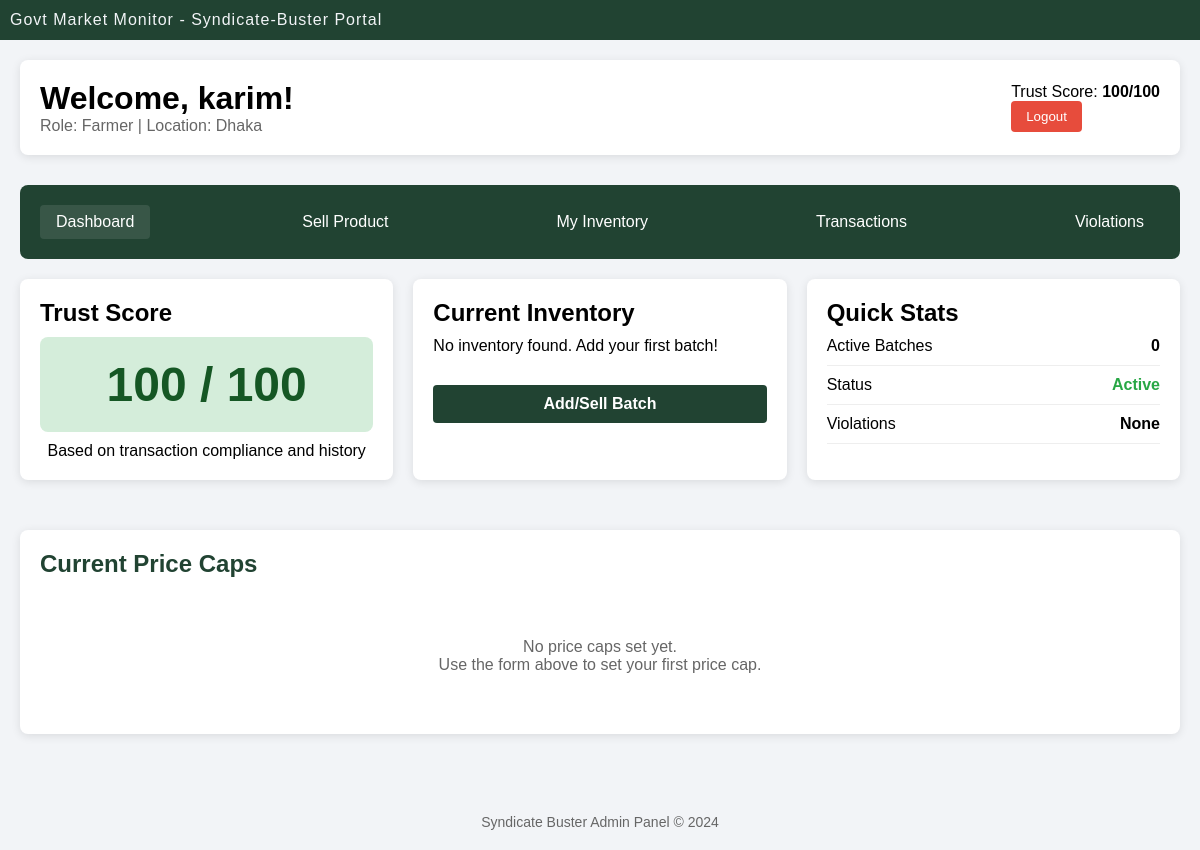
The page /vendorDashboard.php (signed in) on the database as committed earlier.
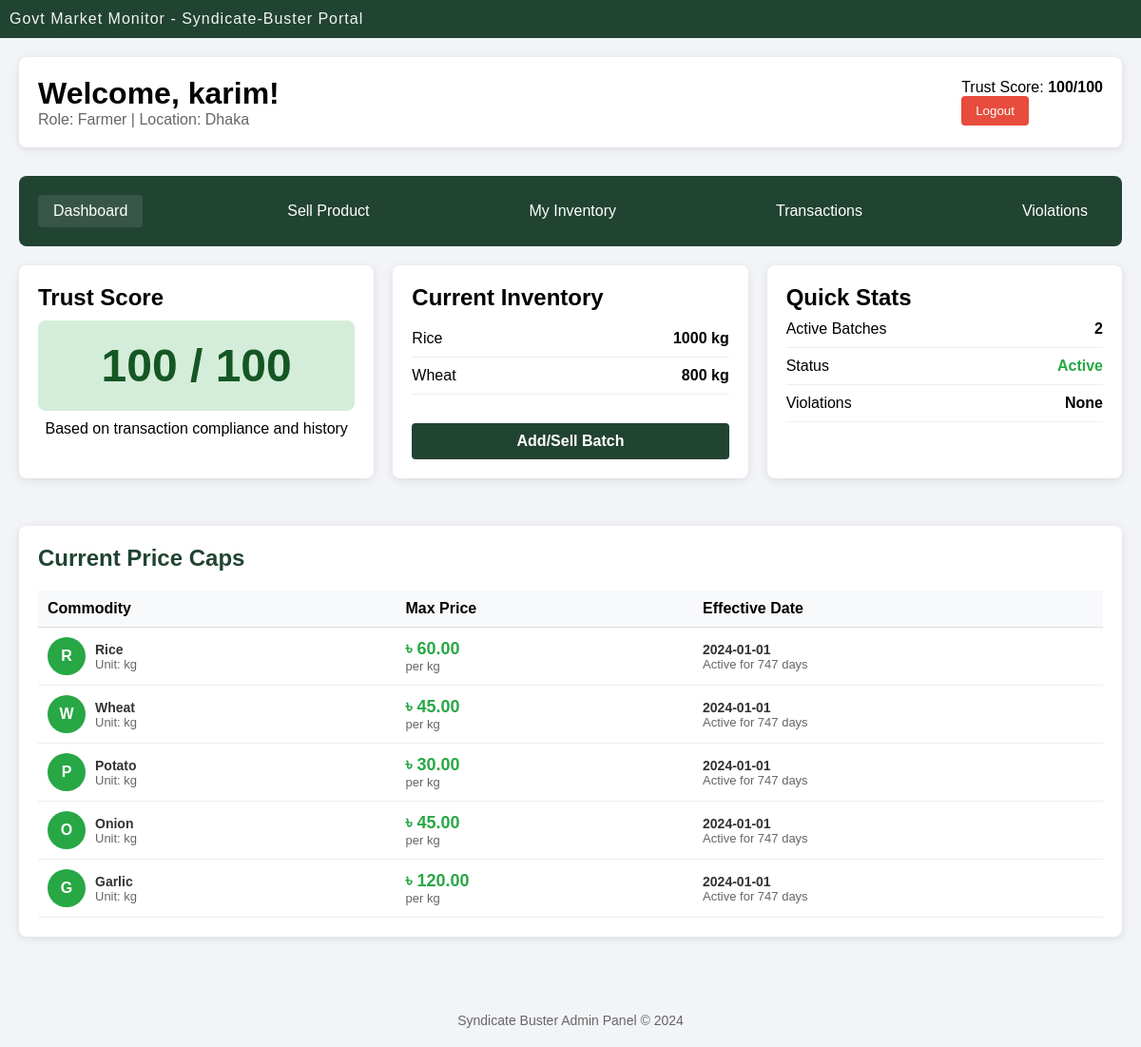
The same page on the database as committed later.
### tables this page shows
CREATE TABLE `users` (
  `user_id` int(11) NOT NULL,
  `username` varchar(100) NOT NULL,
  `email` varchar(100) NOT NULL,
  `phone` varchar(11) DEFAULT NULL CHECK (`phone` regexp '^[0-9]{11}$'),
  `password` varchar(50) NOT NULL,
  `role_id` int(11) DEFAULT NULL,
  `status` varchar(20) DEFAULT 'Active' CHECK (`status` in ('Active','inactive','Suspended','Banned')),
  `location` varchar(50) NOT NULL,
  `trust_score` int(11) DEFAULT 100,
  `created_at` timestamp NOT NULL DEFAULT current_timestamp(),
  `updated_at` timestamp NOT NULL DEFAULT current_timestamp() ON UPDATE current_timestamp()
);

CREATE TABLE `role` (
  `role_id` int(11) NOT NULL,
  `role_name` varchar(20) NOT NULL CHECK (`role_name` in ('Farmer','Middleman','Wholesaler','Retailer','Admin','Inspector'))
);

CREATE TABLE `govt_price_cap` (
  `cap_id` int(11) NOT NULL,
  `commodities_id` int(11) NOT NULL,
  `max_price` int(11) NOT NULL,
  `effective_date` date NOT NULL,
  `expire_date` date NOT NULL DEFAULT '2030-01-01',
  `time_duration` int(11) NOT NULL DEFAULT 0
);

CREATE TABLE `commodities` (
  `commodities_id` int(11) NOT NULL,
  `name` varchar(100) NOT NULL,
  `unit_type` varchar(20) NOT NULL,
  `perishable` tinyint(1) DEFAULT 1
);

### vendorDashboard.php (the view, shortened to what this page needs)
<?php
require_once "config.php";
$user_id = $_SESSION['user_id'];
$username = $_SESSION['username'];
$user_sql = "SELECT u.*, r.role_name FROM users u
             JOIN role r ON u.role_id = r.role_id
             WHERE u.user_id = ?";
$user_stmt = $conn->prepare($user_sql);
$user_stmt->bind_param("i", $user_id);
$user_stmt->execute();
$user = $user_stmt->get_result()->fetch_assoc();
$trust_score = $user['trust_score'];
$blacklist_sql = "SELECT * FROM syndicate_blacklist WHERE seller_id = ?";
$blacklist_stmt = $conn->prepare($blacklist_sql);
$blacklist_stmt->bind_param("i", $user_id);
$blacklist_stmt->execute();
$is_blacklisted = $blacklist_stmt->get_result()->num_rows > 0;
$inventory_sql = "SELECT c.name, SUM(b.quantity) as total_quantity
                  FROM batches b
                  JOIN commodities c ON b.commodities_id = c.commodities_id
                  WHERE b.owner_id = ?
                  GROUP BY c.commodities_id";
$inventory_stmt = $conn->prepare($inventory_sql);
$inventory_stmt->bind_param("i", $user_id);
$inventory_stmt->execute();
$inventory = $inventory_stmt->get_result();
$price_caps = $conn->query("
                    SELECT c.name,c.unit_type, gpc.max_price, gpc.effective_date
                    FROM govt_price_cap gpc
                    JOIN commodities c ON gpc.commodities_id = c.commodities_id
                    ORDER BY gpc.effective_date DESC
                ");
?>
<!DOCTYPE html>
<html lang="en">
<head>
<link rel="stylesheet" href="style.css?v=<?php echo time(); ?>">
<link rel="stylesheet" href="dashboard.css?v=<?php echo time(); ?>">
</head>
<body>
    <div class="container">
        <div class="top">Govt Market Monitor - Syndicate-Buster Portal</div>
        <div class="dashboard">
            <div class="header">
                <div>
                    <h1>Welcome, <?php echo htmlspecialchars($username); ?>!</h1>
                    <p style="color: #666;">Role: <?php echo $user['role_name']; ?> | Location: <?php echo $user['location']; ?></p>
                </div>
                <div>
                    <p>Trust Score: <strong><?php echo $trust_score; ?>/100</strong></p>
                    <button class="logout-btn">Logout</button>
                </div>
            </div>
                <div class="nav-menu">
                <a href="vendorDashboard.php" style="background: rgba(255,255,255,0.1);">Dashboard</a>
                <a href="sell_product.php">Sell Product</a>
                <a href="userInventory.php">My Inventory</a>
                <a href="userTransaction.php">Transactions</a>
                <a href="userBlocklist.php">Violations</a>
            </div>
            <div class="grid">
                <div class="card">
                    <h2>Trust Score</h2>
                    <?php
                    $trust_class = 'trust-green';
                    ?>
                    <div class="trust-score <?php echo $trust_class; ?>">
                        <?php echo $trust_score; ?> / 100
                    </div>
                    <p style="text-align: center; margin-top: 10px;">
                        Based on transaction compliance and history
                    </p>
                </div>
                <div class="card">
                    <h2 style="margin-bottom: 10px;">Current Inventory</h2>
                    <?php if($inventory->num_rows > 0): ?>
                        <?php while($item = $inventory->fetch_assoc()): ?>
                            <div class="inventory-item">
                                <span><?php echo $item['name']; ?></span>
                                <span><strong><?php echo $item['total_quantity']; ?> kg</strong></span>
                            </div>
                        <?php endwhile; ?>
                    <?php else: ?>
                        <p>No inventory found. Add your first batch!</p>
                    <?php endif; ?>
                    <a href="userInventory.php"  class="addSellBatchBtn">Add/Sell Batch</a>
                </div>
                <div class="card">
                    <h2>Quick Stats</h2>
                    <div class="inventory-item">
                        <span>Active Batches</span>
                        <span><strong><?php echo $inventory->num_rows; ?></strong></span>
                    </div>
                    <div class="inventory-item">
                        <span>Status</span>
                        <span style="color: <?php echo $user['status'] == 'Active' ? '#28a745' : '#dc3545'; ?>">
                            <strong><?php echo $user['status']; ?></strong>
                        </span>
                    </div>
                    <div class="inventory-item">
                        <span>Violations</span>
                        <span><strong><?php echo $is_blacklisted ? 'Yes' : 'None'; ?></strong></span>
                    </div>
                </div>
            </div>
             <div class="card">
                <h2 style="color: #214332; margin-bottom: 20px;">Current Price Caps</h2>
                <?php if($price_caps->num_rows > 0): ?>
                    <table class="data-table" style="width: 100%; border-collapse: collapse;">
                        <thead>
                            <tr>
                                <th>Commodity</th>
                                <th>Max Price</th>
                                <th>Effective Date</th>
                            </tr>
                        </thead>
                        <tbody>
                            <?php
                            $price_caps->data_seek(0);
                            while($cap = $price_caps->fetch_assoc()):
                            ?>
                            <tr>
                                <td>
                                    <div class="user-info">
                                        <div class="user-avatar" style="background-color: #28a745;">
                                            <?php echo strtoupper(substr($cap['name'], 0, 1)); ?>
                                        </div>
                                        <div class="user-details">
                                            <div class="tableBoldText"><?php echo htmlspecialchars($cap['name']); ?></div>
                                            <div class="tablesmallText">Unit: <?php echo $cap['unit_type']; ?></div>
                                        </div>
                                    </div>
                                </td>
                                <td>
                                    <div class="tableBoldText" style="color: #28a745; font-size: 18px;">
                                        ৳ <?php echo number_format($cap['max_price'], 2); ?>
                                    </div>
                                    <div class="tablesmallText">per <?php echo $cap['unit_type']; ?></div>
                                </td>
                                <td>
                                    <div class="tableBoldText"><?php echo $cap['effective_date']; ?></div>
                                    <div class="tablesmallText">
                                        <?php
                                        $today = new DateTime();
                                        $effective = new DateTime($cap['effective_date']);
                                        $interval = $today->diff($effective);
                                        if ($effective <= $today) {
                                            echo "Active for " . $interval->days . " days";
                                        } else {
                                            echo "Starts in " . $interval->days . " days";
                                        }
                                        ?>
                                    </div>
                                </td>
                            </tr>
                            <?php endwhile; ?>
                        </tbody>
                    </table>
                <?php else: ?>
                    <div style="text-align: center; padding: 40px; color: #666;">
                        <p>No price caps set yet.</p>
                        <p>Use the form above to set your first price cap.</p>
                    </div>
                <?php endif; ?>
            </div>
        </div>
        <div class="footer">
                <p>Syndicate Buster Admin Panel © 2024</p>
        </div>
    </div>
</body>
</html>

### style.css (style rules this page uses)
* { font-family: Arial, Helvetica, sans-serif; margin: 0; box-sizing: border-box; }
.container { background-color: #f2f4f7; }
.top { width: 100%; height: 40px; display: flex; flex-direction: row; justify-content: flex-start; align-items: center; color: #f2f4f7; letter-spacing: 1px; background-color: #214332; padding-left: 10px; }
.footer { text-align: center; padding: 20px; color: #666; font-size: 14px; margin-top: 20px; }
.logout-btn { background-color: #e74c3c; color: white; border: none; padding: 8px 15px; border-radius: 4px; cursor: pointer; }

### dashboard.css (style rules this page uses)
.dashboard { padding: 20px; max-width: 1200px; margin: 0 auto; }
.card { background: white; border-radius: 8px; padding: 20px; margin-bottom: 20px; box-shadow: 0 2px 10px rgba(0, 0, 0, 0.1); }
.header { display: flex; justify-content: space-between; align-items: center; margin-bottom: 30px; padding: 20px; background: white; border-radius: 8px; gap: 5px; box-shadow: 0 2px 10px rgba(0, 0, 0, 0.1); }
.addSellBatchBtn { margin-top: 30px; width: 100%; display: inline-block; padding: 10px 20px; background-color: #214332; color: white; text-decoration: none; border-radius: 4px; font-weight: bold; font-size: 16px; text-align: center; cursor: pointer; border: none; }
.nav-menu { display: flex; flex-direction: row; justify-content: space-between; align-items: center; background: #214332; padding: 20px; border-radius: 8px; margin-bottom: 20px; }
.nav-menu a { color: white; text-decoration: none; padding: 8px 16px; border-radius: 4px; }
.grid { display: grid; grid-template-columns: repeat(auto-fit, minmax(300px, 1fr)); gap: 20px; margin-bottom: 30px; }
.inventory-item { display: flex; justify-content: space-between; padding: 10px 0; border-bottom: 1px solid #eee; }
table { width: 100%; border-collapse: collapse; }
th { background-color: #f8f9fa; text-align: left; padding: 10px; font-weight: bold; border-bottom: 1px solid #ddd; }
td { padding: 10px; border-bottom: 1px solid #eee; }
.tableBoldText { font-weight: bold; color: #333; font-size: 14px; }
.tablesmallText { color: #666; font-size: 13px; }
.user-info { display: flex; align-items: center; gap: 10px; }
.user-avatar { width: 40px; height: 40px; border-radius: 50%; background-color: #214332; color: white; display: flex; align-items: center; justify-content: center; font-weight: bold; font-size: 16px; }
.trust-score { font-size: 48px; font-weight: bold; text-align: center; padding: 20px; border-radius: 8px; margin: 10px 0; }
.trust-green { background: #d4edda; color: #155724; }

Rows that differ between the two databases and show on the page:
changed users "Dhaka": user_id (not shown) → "2"
added govt_price_cap: commodities.name "R", commodities.name "Rice", commodities.unit_type "kg", max_price "60.00", effective_date "2024-01-01", effective_date "747"
added govt_price_cap: commodities.name "W", commodities.name "Wheat", commodities.unit_type "kg", max_price "45.00", effective_date "2024-01-01", effective_date "747"
added govt_price_cap: commodities.name "P", commodities.name "Potato", commodities.unit_type "kg", max_price "30.00", effective_date "2024-01-01", effective_date "747"
added govt_price_cap: commodities.name "O", commodities.name "Onion", commodities.unit_type "kg", max_price "45.00", effective_date "2024-01-01", effective_date "747"
added govt_price_cap: commodities.name "G", commodities.name "Garlic", commodities.unit_type "kg", max_price "120.00", effective_date "2024-01-01", effective_date "747"
Other text that changed with them:
$inventory->num_rows: "0" → (not shown)
new list line: "Rice 1000 kg"
new list line: "Wheat 800 kg"
text no longer shown: "No inventory found. Add your first batch! No price caps set yet. Use the form above to set your first price cap."
text now shown: "Commodity Max Price Effective Date"
